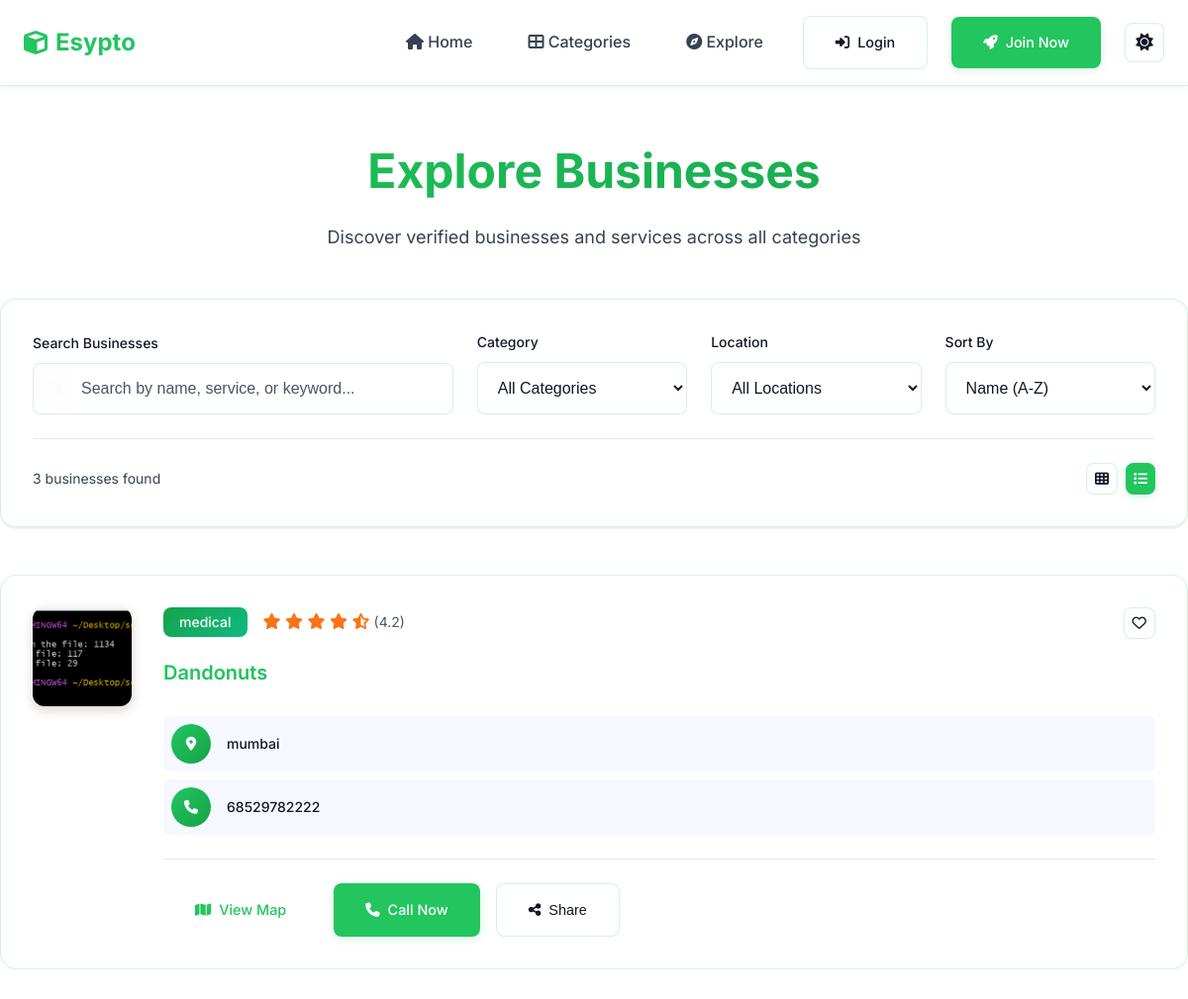
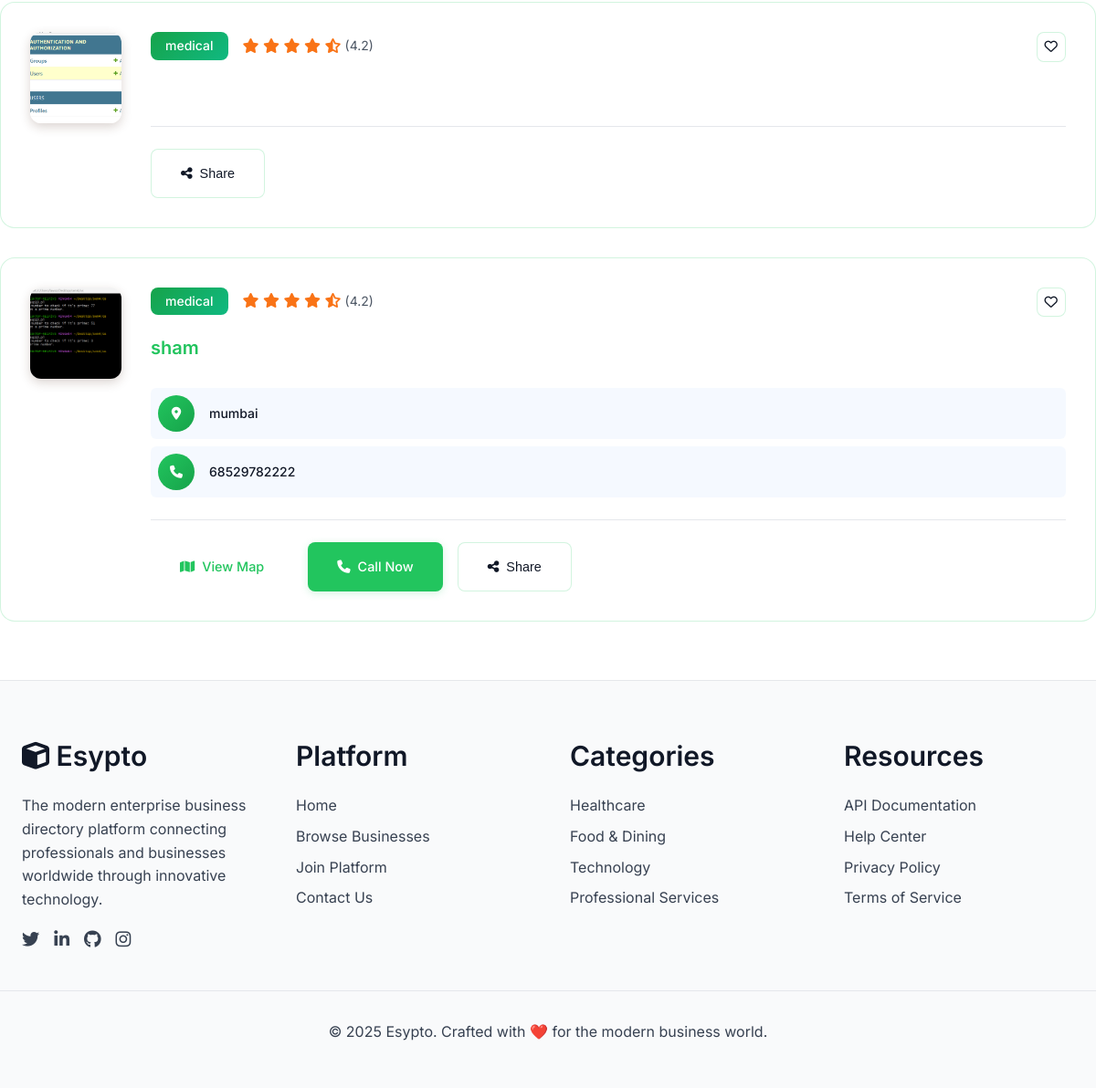
The page /explore/ on the database as committed earlier (2 pictures, top to bottom).
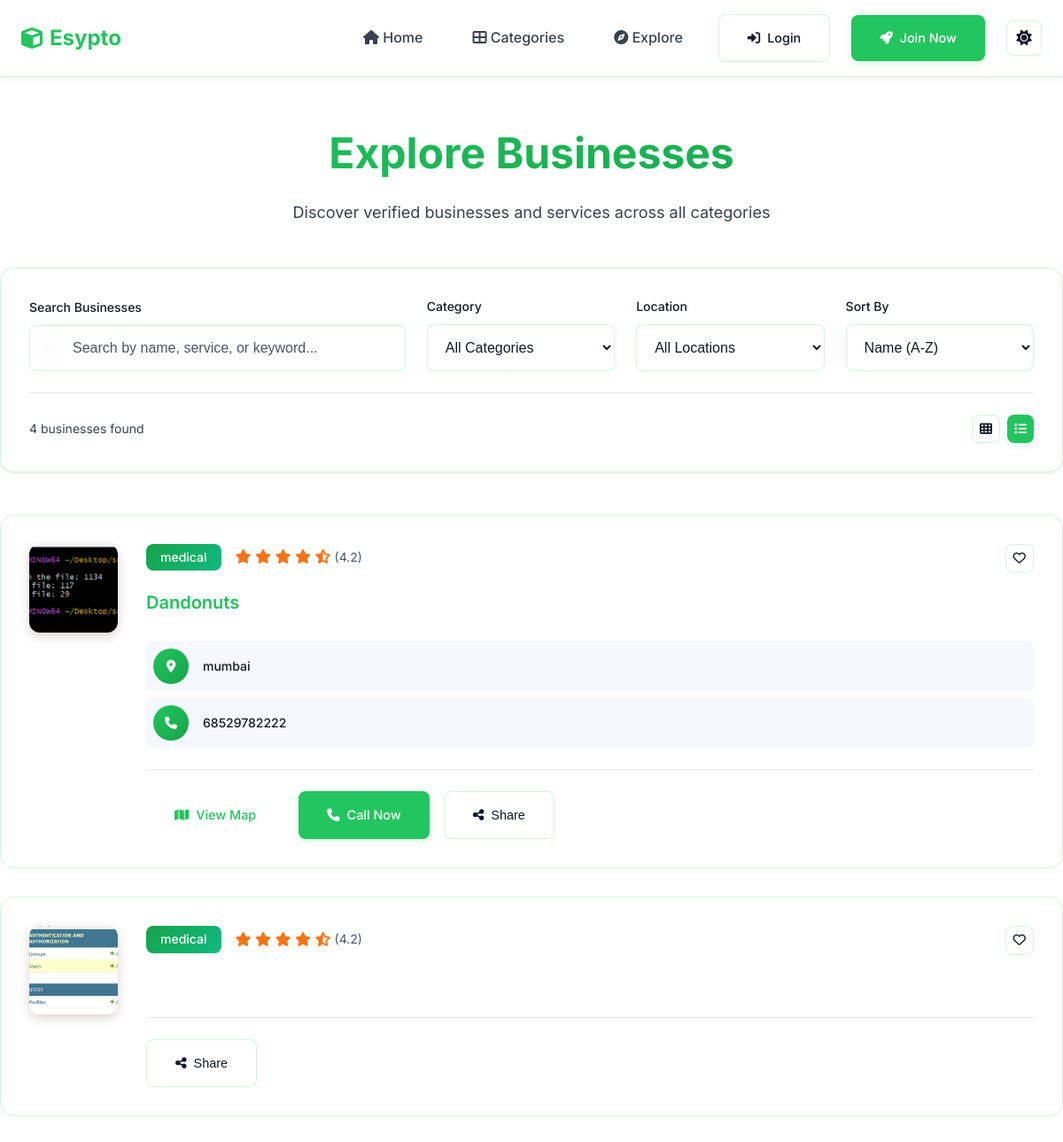
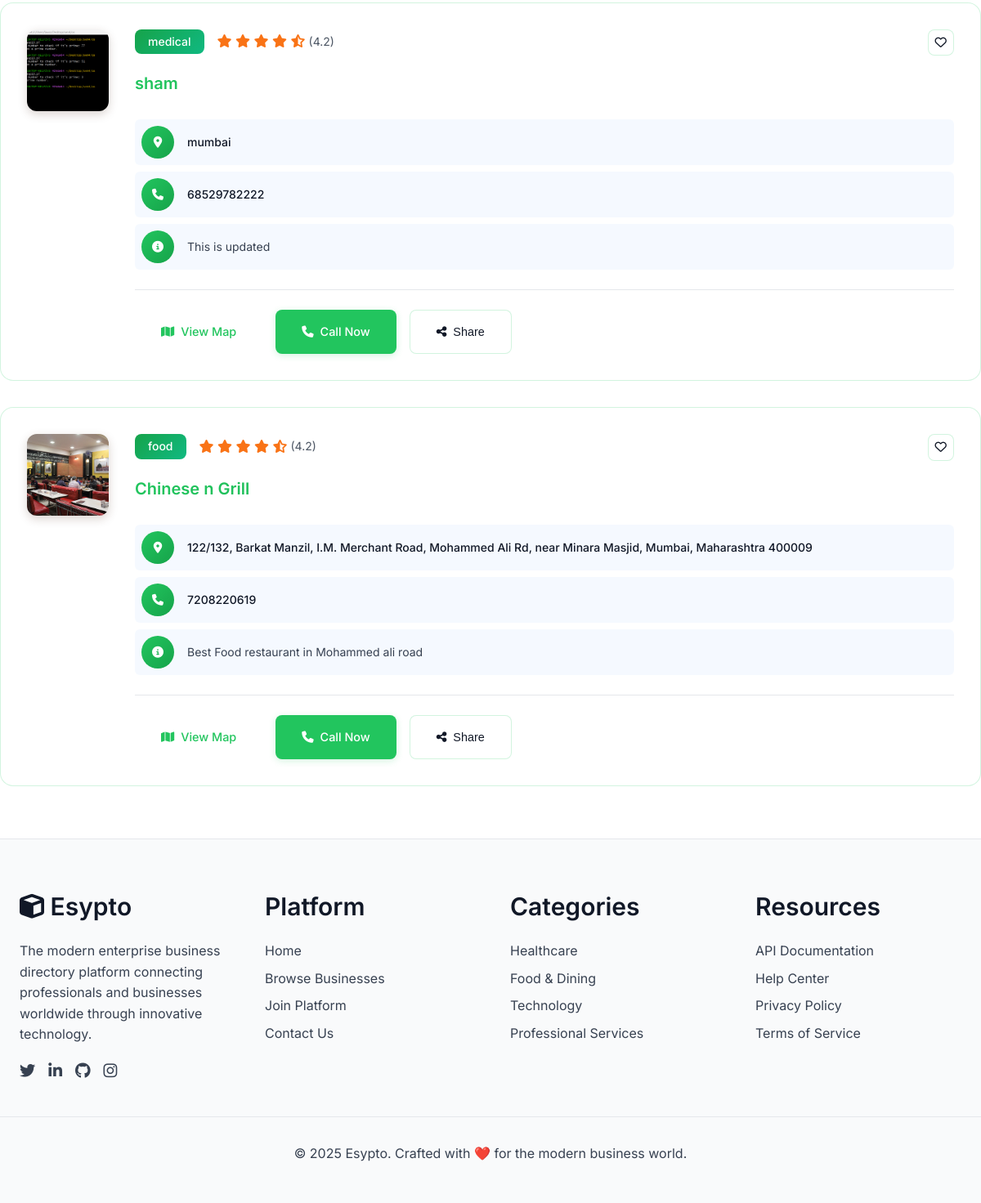
The same page on the database as committed later (2 pictures, top to bottom).
### users/models.py (models this page shows, shortened)
class Profile(models.Model):
    CATEGORY_CHOICES = [
        ('medical', 'Medical'),
        ('food', 'Food'),
    ]
    user = models.OneToOneField(User, on_delete=models.CASCADE)
    contact_no = models.CharField(max_length=15, blank=True, null=True)
    address = models.TextField(blank=True, null=True)
    about = models.TextField(blank=True, null=True)
    buiness_name = models.TextField(blank=True, null=True)
    google_map_link = models.URLField(blank=True, null=True)
    about = models.TextField(blank=True, null=True)
    image = models.ImageField(default='images_uploaded\default.png',upload_to='images_uploaded/',blank=True, null=True)
    profile_type = models.CharField(
        max_length=20,
        choices=CATEGORY_CHOICES,
        default='medical',
    )

### users/views.py (the view)
# urls.py: path('explore/', views.explorer, name='explore'),  # Added explorer URL
def explorer(request):
    explore_list = Profile.objects.all()
    return render(request,'users/explore.html',
                  {'explore_list':explore_list})

### users/templates/users/explore.html (shortened to what the changed rows need)
{% extends 'buisdict/base.html' %}
{% load static %}
{% block content %}
<div class="container py-xl">
    <div class="text-center mb-lg">
        <h1 style="font-size: clamp(2rem, 4vw, 3rem); font-weight: 700; margin-bottom: var(--space-lg); background: var(--gradient-primary); -webkit-background-clip: text; -webkit-text-fill-color: transparent; background-clip: text;">
            {% if category %}
                {{ category|title }} Businesses
            {% else %}
                Explore Businesses
            {% endif %}
        </h1>
    </div>
    <div class="card" style="margin-bottom: var(--space-2xl);">
        <div style="display: flex; justify-content: space-between; align-items: center; margin-top: var(--space-lg); padding-top: var(--space-lg); border-top: 1px solid var(--border-color);">
            <div data-results-count style="font-size: var(--font-size-sm); color: var(--text-secondary);">
                {{ explore_list|length }} businesses found
            </div>
            <div style="display: flex; gap: var(--space-sm);">
                <button class="btn btn-secondary" id="gridView" style="padding: var(--space-sm); font-size: var(--font-size-sm);">
                </button>
                <button class="btn btn-primary" id="listView" style="padding: var(--space-sm); font-size: var(--font-size-sm);">
                </button>
            </div>
        </div>
    </div>
    <div class="business-grid" data-search-container style="display: flex; flex-direction: column; gap: var(--space-xl);">
        {% for business in explore_list %}
        <div class="business-card"
             data-filterable
             data-category="{{ business.profile_type|lower }}"
             data-location="downtown"
             onclick="window.location.href='{% url 'business_detail' business.pk %}'">
            <div style="display: flex; gap: var(--space-xl); align-items: flex-start;">
                <div style="flex-shrink: 0;">
                    {% if business.image %}
                        <img src="{{ business.image.url }}"
                             alt="{{ business.buiness_name }}"
                             class="business-image">
                    {% else %}
                        <div class="business-image" style="background: var(--gradient-secondary); display: flex; align-items: center; justify-content: center; color: var(--espresso); font-size: var(--font-size-xl);">
                            <i class="fas fa-building"></i>
                        </div>
                    {% endif %}
                </div>
                <div class="business-info">
                    <div style="display: flex; justify-content: space-between; align-items: flex-start; margin-bottom: var(--space-md);">
                        <div style="flex: 1;">
                            <div style="display: flex; align-items: center; gap: var(--space-md); margin-bottom: var(--space-sm);">
                                <span class="business-category">{{ business.profile_type|default:"General" }}</span>
                                <div class="business-rating">
                                    <div class="rating-stars">
                                        <i class="fas fa-star"></i>
                                        <i class="fas fa-star"></i>
                                        <i class="fas fa-star"></i>
                                        <i class="fas fa-star"></i>
                                        <i class="fas fa-star-half-alt"></i>
                                    </div>
                                    <span style="font-size: var(--font-size-sm); color: var(--text-tertiary);">(4.2)</span>
                                </div>
                            </div>
                            <h3 class="business-title" data-searchable>{{ business.buiness_name }}</h3>
                        </div>
                        <button class="btn btn-secondary"
                                onclick="event.stopPropagation(); toggleFavorite(this);"
                                style="padding: var(--space-sm); margin-left: var(--space-md);">
                            <i class="far fa-heart"></i>
                        </button>
                    </div>
                    <div class="business-contact-info">
                        {% if business.address %}
                        <div class="contact-item">
                            <div class="contact-icon">
                                <i class="fas fa-map-marker-alt"></i>
                            </div>
                            <div style="flex: 1;">
                                <p style="font-size: var(--font-size-sm); font-weight: 500; color: var(--text-primary); margin: 0;" data-searchable>{{ business.address }}</p>
                            </div>
                        </div>
                        {% endif %}
                        {% if business.contact_no %}
                        <div class="contact-item">
                            <div class="contact-icon">
                                <i class="fas fa-phone"></i>
                            </div>
                            <div style="flex: 1;">
                                <p style="font-size: var(--font-size-sm); font-weight: 500; color: var(--text-primary); margin: 0;">{{ business.contact_no }}</p>
                            </div>
                        </div>
                        {% endif %}
                        {% if business.about %}
                        <div class="contact-item">
                            <div class="contact-icon">
                                <i class="fas fa-info-circle"></i>
                            </div>
                            <div style="flex: 1;">
                                <p style="font-size: var(--font-size-sm); color: var(--text-secondary); margin: 0;" data-searchable>{{ business.about|truncatewords:20 }}</p>
                            </div>
                        </div>
                        {% endif %}
                    </div>
                    <div class="business-actions">
                        {% if business.google_map_link %}
                        <a href="{{ business.google_map_link }}"
                           target="_blank"
                           class="btn btn-outline"
                           onclick="event.stopPropagation();">
                            <i class="fas fa-map"></i>
                            View Map
                        </a>
                        {% endif %}
                        {% if business.contact_no %}
                        <a href="tel:{{ business.contact_no }}"
                           class="btn btn-primary"
                           onclick="event.stopPropagation();">
                            <i class="fas fa-phone"></i>
                            Call Now
                        </a>
                        {% endif %}
                        <button class="btn btn-secondary"
                                onclick="event.stopPropagation(); shareBusinesss('{{ business.buiness_name }}', '{% url 'business_detail' business.pk %}');">
                            <i class="fas fa-share-alt"></i>
                            Share
                        </button>
                    </div>
                </div>
            </div>
        </div>
        {% endfor %}
    </div>
</div>
{% endblock %}

Rows that differ between the two databases and show on the page:
changed Profile "sham": about (not shown) → "This is updated"
added Profile: image (picture), profile_type "food", buiness_name "Chinese n Grill", address "122/132, Barkat Manzil, I.M. Merchant Road, Mohammed Ali Rd, near Minara Masjid, Mumbai, Maharashtra 400009", contact_no "7208220619", about "Best Food restaurant in Mohammed ali road"
Other text that changed with them:
{{ explore_list|length }}: "3" → "4"
